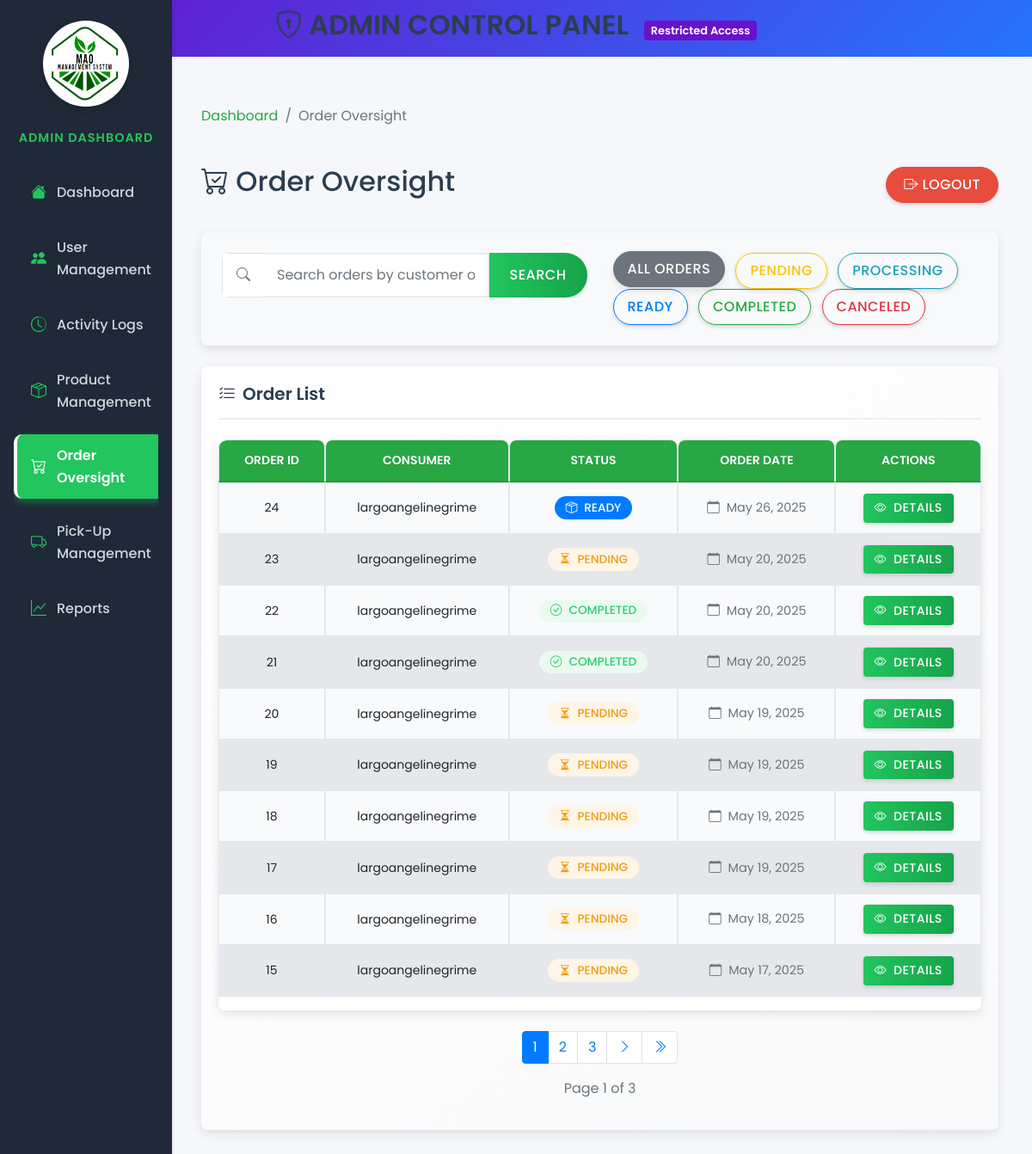
The page /views/admin/order-oversight.php (signed in) on the database its author committed.
### tables this page shows
CREATE TABLE `orders` (
  `order_id` int(11) NOT NULL,
  `consumer_id` int(11) DEFAULT NULL,
  `order_status` enum('pending','processing','ready','completed','canceled') DEFAULT 'pending',
  `order_date` timestamp NOT NULL DEFAULT current_timestamp(),
  `pickup_details` text DEFAULT NULL
);

CREATE TABLE `users` (
  `user_id` int(11) NOT NULL,
  `username` varchar(50) NOT NULL,
  `password` varchar(255) NOT NULL,
  `email` varchar(100) NOT NULL,
  `role_id` int(11) DEFAULT NULL,
  `created_at` timestamp NOT NULL DEFAULT current_timestamp(),
  `updated_at` timestamp NOT NULL DEFAULT current_timestamp() ON UPDATE current_timestamp(),
  `first_name` varchar(100) NOT NULL,
  `last_name` varchar(100) NOT NULL,
  `contact_number` varchar(20) DEFAULT NULL,
  `address` text DEFAULT NULL
);

### views/admin/order-oversight.php (the view, shortened to what this page needs)
<?php
$database = new Database();
$conn = $database->connect();
$limit = 10;
$page = isset($_GET['page']) ? (int)$_GET['page'] : 1;
$offset = ($page - 1) * $limit;
$search = isset($_GET['search']) ? trim($_GET['search']) : '';
$query = "SELECT o.order_id, u.username AS consumer_name, o.order_status, o.order_date,
                p.pickup_id, p.pickup_date, p.pickup_location, p.pickup_notes,
                pm.payment_id, pm.payment_status, pm.payment_date, pm.amount
          FROM orders AS o
          JOIN users AS u ON o.consumer_id = u.user_id
          LEFT JOIN pickups AS p ON o.order_id = p.order_id
          LEFT JOIN payments AS pm ON o.order_id = pm.order_id";
$query = $query . " ORDER BY o.order_date DESC LIMIT :limit OFFSET :offset";
$countQuery = "SELECT COUNT(o.order_id) AS total FROM orders AS o JOIN users AS u ON o.consumer_id = u.user_id";
$countStmt = $conn->prepare($countQuery);
$countStmt->execute();
$totalOrders = $countStmt->fetch(PDO::FETCH_ASSOC)['total'];
$totalPages = ceil($totalOrders / $limit);
$stmt = $conn->prepare($query);
$stmt->bindValue(':limit', $limit, PDO::PARAM_INT);
$stmt->bindValue(':offset', $offset, PDO::PARAM_INT);
$stmt->execute();
$orders = $stmt->fetchAll(PDO::FETCH_ASSOC);
?>
<!DOCTYPE html>
<html lang="en">
<head>
    <link href="https://stackpath.bootstrapcdn.com/bootstrap/4.5.2/css/bootstrap.min.css" rel="stylesheet">
    <link href="https://cdn.jsdelivr.net/npm/bootstrap-icons/font/bootstrap-icons.css" rel="stylesheet">
    <link rel="stylesheet" href="../../public/style/admin.css">
    <link rel="stylesheet" href="../../public/style/admin-sidebar.css">
    <link rel="stylesheet" href="../../public/style/order-oversight.css">
</head>
<body>
    <div class="admin-header text-center">
        <h2><i class="bi bi-shield-lock"></i> ADMIN CONTROL PANEL <span class="admin-badge">Restricted Access</span></h2>
    </div>
    <div class="container-fluid">
        <div class="row">
            <?php include '../../views/global/admin-sidebar.php'; ?>
            <main role="main" class="col-md-9 ml-sm-auto col-lg-10 px-4 py-4 order-oversight-page">
                <nav aria-label="breadcrumb">
                    <ol class="breadcrumb">
                        <li class="breadcrumb-item"><a href="admin-dashboard.php">Dashboard</a></li>
                        <li class="breadcrumb-item active" aria-current="page">Order Oversight</li>
                    </ol>
                </nav>
                <div class="page-header">
                    <h1 class="h2"><i class="bi bi-cart-check"></i> Order Oversight</h1>
                    <form method="POST" onsubmit="return confirm('Are you sure you want to logout?');">
                        <button type="submit" name="logout" class="btn btn-danger">
                            <i class="bi bi-box-arrow-right"></i> Logout
                        </button>
                    </form>
                </div>
                <div class="filters-container">
                    <div class="row">
                        <div class="col-md-6">
                            <form method="GET" action="" class="form-inline">
                                <div class="input-group w-100">
                                    <div class="input-group-prepend">
                                        <span class="input-group-text bg-white border-right-0">
                                            <i class="bi bi-search"></i>
                                        </span>
                                    </div>
                                    <input type="text" name="search" class="form-control border-left-0 search-control"
                                           placeholder="Search orders by customer or status..."
                                           value="<?= htmlspecialchars($search) ?>" aria-label="Search orders">
                                    <div class="input-group-append">
                                        <button type="submit" class="btn btn-primary">Search</button>
                                    </div>
                                </div>
                            </form>
                        </div>
                        <div class="col-md-6">
                            <div class="d-flex justify-content-end">                                <div class="status-filter">
                                    <button class="btn btn-outline-secondary mr-2 filter-btn active" data-status="all">
                                        All Orders
                                    </button>
                                    <button class="btn btn-outline-warning mr-2 filter-btn" data-status="pending">
                                        Pending
                                    </button>
                                    <button class="btn btn-outline-info mr-2 filter-btn" data-status="processing">
                                        Processing
                                    </button>
                                    <button class="btn btn-outline-primary mr-2 filter-btn" data-status="ready">
                                        Ready
                                    </button>
                                    <button class="btn btn-outline-success mr-2 filter-btn" data-status="completed">
                                        Completed
                                    </button>
                                    <button class="btn btn-outline-danger filter-btn" data-status="canceled">
                                        Canceled
                                    </button>
                                </div>
                            </div>
                        </div>
                    </div>
                </div>
                <div class="card custom-card">
                    <div class="card-body">
                        <h5 class="card-title"><i class="bi bi-list-check"></i> Order List</h5>
                        <div class="table-container">
                            <div class="table-responsive">
                                <table class="table table-hover">
                                    <thead>
                                        <tr>
                                            <th>Order ID</th>
                                            <th>Consumer</th>
                                            <th>Status</th>
                                            <th>Order Date</th>
                                            <th>Actions</th>
                                        </tr>
                                    </thead>
                                    <tbody id="orders-table">
                                        <?php if (count($orders) > 0): ?>
                                            <?php foreach ($orders as $order): ?>
                                                <tr data-status="<?= strtolower($order['order_status']) ?>">
                                                    <td><span class="order-id"><?= htmlspecialchars($order['order_id']) ?></span></td>
                                                    <td><?= htmlspecialchars($order['consumer_name']) ?></td>
                                                    <td>                                        <?php if ($order['order_status'] === 'pending'): ?>
                                                            <span class="badge badge-warning status-badge">
                                                                <i class="bi bi-hourglass-split"></i> Pending
                                                            </span>
                                                        <?php elseif ($order['order_status'] === 'processing'): ?>
                                                            <span class="badge badge-info status-badge">
                                                                <i class="bi bi-gear-fill"></i> Processing
                                                            </span>
                                                        <?php elseif ($order['order_status'] === 'ready'): ?>
                                                            <span class="badge badge-primary status-badge">
                                                                <i class="bi bi-box-seam"></i> Ready
                                                            </span>
                                                        <?php elseif ($order['order_status'] === 'completed'): ?>
                                                            <span class="badge badge-success status-badge">
                                                                <i class="bi bi-check-circle"></i> Completed
                                                            </span>
                                                        <?php elseif ($order['order_status'] === 'canceled'): ?>
                                                            <span class="badge badge-danger status-badge">
                                                                <i class="bi bi-x-circle"></i> Canceled
                                                            </span>
                                                        <?php else: ?>
                                                            <span class="badge badge-secondary status-badge">
                                                                <i class="bi bi-question-circle"></i> <?= ucfirst($order['order_status']) ?>
                                                            </span>
                                                        <?php endif; ?>
                                                    </td>
                                                    <td>
                                                        <span class="order-date" title="<?= htmlspecialchars(date("F j, Y, g:i A", strtotime($order['order_date']))) ?>">
                                                            <i class="bi bi-calendar"></i>
                                                            <?= htmlspecialchars(date("M j, Y", strtotime($order['order_date']))) ?>
                                                        </span>
                                                    </td>
                                                    <td>
                                                        <button class="btn btn-primary btn-sm view-details-btn"
                                                                data-order-id="<?= htmlspecialchars($order['order_id']) ?>">
                                                            <i class="bi bi-eye"></i> Details
                                                        </button>
                                                    </td>
                                                </tr>
                                            <?php endforeach; ?>
                                        <?php endif; ?>
                                    </tbody>
                                </table>
                            </div>
                        </div>
                        <div class="pagination-container">
                            <nav>
                                <ul class="pagination justify-content-center mt-4">
                                    <?php
                                    $start = max(1, $page - 2);
                                    $end = min($totalPages, $page + 2);
                                    for ($i = $start; $i <= $end; $i++):
                                    ?>
                                        <li class="page-item <?= ($i == $page) ? 'active' : '' ?>">
                                            <a class="page-link" href="?page=<?= $i ?>&search=<?= urlencode($search) ?>"><?= $i ?></a>
                                        </li>
                                    <?php
                                    endfor;
                                    ?>
                                    <?php if ($page < $totalPages): ?>
                                        <li class="page-item">
                                            <a class="page-link" href="?page=<?= $page + 1 ?>&search=<?= urlencode($search) ?>">
                                                <i class="bi bi-chevron-right"></i>
                                            </a>
                                        </li>
                                        <li class="page-item">
                                            <a class="page-link" href="?page=<?= $totalPages ?>&search=<?= urlencode($search) ?>">
                                                <i class="bi bi-chevron-double-right"></i>
                                            </a>
                                        </li>
                                    <?php endif; ?>
                                </ul>
                                <p class="text-center text-muted">Page <?= $page ?> of <?= $totalPages ?></p>
                            </nav>
                        </div>
                    </div>
                </div>
            </main>
        </div>
    </div>
</body>
</html>

### rows shown on the page
orders: order_id "24", consumer.username "largoangelinegrime", order_status "ready" (drawn), order_date "May 26, 2025"
orders: order_id "23", consumer.username "largoangelinegrime", order_status "pending" (drawn), order_date "May 20, 2025"
orders: order_id "22", consumer.username "largoangelinegrime", order_status "completed" (drawn), order_date "May 20, 2025"
orders: order_id "21", consumer.username "largoangelinegrime", order_status "completed" (drawn), order_date "May 20, 2025"
orders: order_id "20", consumer.username "largoangelinegrime", order_status "pending" (drawn), order_date "May 19, 2025"
orders: order_id "19", consumer.username "largoangelinegrime", order_status "pending" (drawn), order_date "May 19, 2025"
orders: order_id "18", consumer.username "largoangelinegrime", order_status "pending" (drawn), order_date "May 19, 2025"
orders: order_id "17", consumer.username "largoangelinegrime", order_status "pending" (drawn), order_date "May 19, 2025"
orders: order_id "16", consumer.username "largoangelinegrime", order_status "pending" (drawn), order_date "May 18, 2025"
orders: order_id "15", consumer.username "largoangelinegrime", order_status "pending" (drawn), order_date "May 17, 2025"

### other values the page prints
$page "1"
$totalPages "3"
